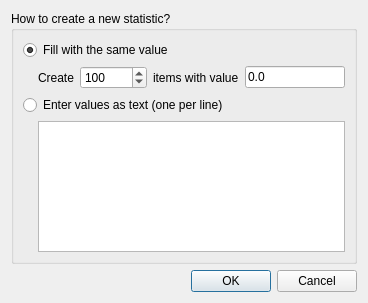
<?xml version="1.0" encoding="UTF-8"?>
<ui version="4.0">
 <class>NewStatDialog</class>
 <widget class="QDialog" name="NewStatDialog">
  <property name="geometry">
   <rect>
    <x>0</x>
    <y>0</y>
    <width>368</width>
    <height>303</height>
   </rect>
  </property>
  <property name="windowTitle">
   <string>New statistic</string>
  </property>
  <property name="windowIcon">
   <iconset resource="statistiq.qrc">
    <normaloff>:/icons/images/new.ico</normaloff>:/icons/images/new.ico</iconset>
  </property>
  <layout class="QVBoxLayout" name="verticalLayout">
   <item>
    <widget class="QGroupBox" name="groupBox">
     <property name="title">
      <string>How to create a new statistic?</string>
     </property>
     <layout class="QVBoxLayout" name="verticalLayout_2">
      <item>
       <widget class="QRadioButton" name="btnFillWithSame">
        <property name="text">
         <string>Fill with the same value</string>
        </property>
        <property name="checked">
         <bool>true</bool>
        </property>
       </widget>
      </item>
      <item>
       <layout class="QHBoxLayout" name="horizontalLayout">
        <item>
         <spacer name="horizontalSpacer">
          <property name="orientation">
           <enum>Qt::Horizontal</enum>
          </property>
          <property name="sizeType">
           <enum>QSizePolicy::Fixed</enum>
          </property>
          <property name="sizeHint" stdset="0">
           <size>
            <width>15</width>
            <height>20</height>
           </size>
          </property>
         </spacer>
        </item>
        <item>
         <widget class="QLabel" name="label">
          <property name="text">
           <string>Create</string>
          </property>
         </widget>
        </item>
        <item>
         <widget class="QSpinBox" name="spinItemsNum">
          <property name="toolTip">
           <string>Number of items to create</string>
          </property>
          <property name="minimum">
           <number>1</number>
          </property>
          <property name="maximum">
           <number>1000000</number>
          </property>
          <property name="value">
           <number>100</number>
          </property>
         </widget>
        </item>
        <item>
         <widget class="QLabel" name="label_2">
          <property name="text">
           <string>items with value</string>
          </property>
         </widget>
        </item>
        <item>
         <widget class="QLineEdit" name="editInitValue">
          <property name="toolTip">
           <string>Value that will be set to each item</string>
          </property>
          <property name="text">
           <string>0.0</string>
          </property>
         </widget>
        </item>
       </layout>
      </item>
      <item>
       <widget class="QRadioButton" name="btnFromText">
        <property name="text">
         <string>Enter values as text (one per line)</string>
        </property>
       </widget>
      </item>
      <item>
       <layout class="QHBoxLayout" name="horizontalLayout_2">
        <item>
         <spacer name="horizontalSpacer_2">
          <property name="orientation">
           <enum>Qt::Horizontal</enum>
          </property>
          <property name="sizeType">
           <enum>QSizePolicy::Fixed</enum>
          </property>
          <property name="sizeHint" stdset="0">
           <size>
            <width>15</width>
            <height>20</height>
           </size>
          </property>
         </spacer>
        </item>
        <item>
         <widget class="QPlainTextEdit" name="editValluesAsText">
          <property name="tabChangesFocus">
           <bool>true</bool>
          </property>
         </widget>
        </item>
       </layout>
      </item>
     </layout>
    </widget>
   </item>
   <item>
    <widget class="QDialogButtonBox" name="buttonBox">
     <property name="orientation">
      <enum>Qt::Horizontal</enum>
     </property>
     <property name="standardButtons">
      <set>QDialogButtonBox::Cancel|QDialogButtonBox::Ok</set>
     </property>
    </widget>
   </item>
  </layout>
 </widget>
 <resources>
  <include location="statistiq.qrc"/>
 </resources>
 <connections>
  <connection>
   <sender>buttonBox</sender>
   <signal>accepted()</signal>
   <receiver>NewStatDialog</receiver>
   <slot>accept()</slot>
   <hints>
    <hint type="sourcelabel">
     <x>248</x>
     <y>254</y>
    </hint>
    <hint type="destinationlabel">
     <x>157</x>
     <y>274</y>
    </hint>
   </hints>
  </connection>
  <connection>
   <sender>buttonBox</sender>
   <signal>rejected()</signal>
   <receiver>NewStatDialog</receiver>
   <slot>reject()</slot>
   <hints>
    <hint type="sourcelabel">
     <x>316</x>
     <y>260</y>
    </hint>
    <hint type="destinationlabel">
     <x>286</x>
     <y>274</y>
    </hint>
   </hints>
  </connection>
 </connections>
</ui>
